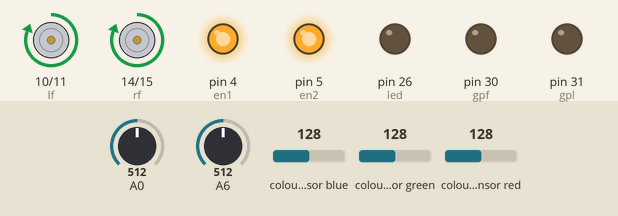
Bench run of a sketch on a simulated Arduino Mega 2560, built with avr-gcc and run on an emulated ATmega2560. Shown: motor-driver pin pairs drawn as motors (green arrow = first pin HIGH = forward, orange = second pin HIGH = backward, longer = more drive), output pins drawn as LEDs (lit = HIGH). Wiring (inferred from the names in the program): TCS3200 colour sensor: output pin 8; S2 pin 6; S3 pin 7; S0 pin 44; S1 pin 42. The test bench sets the inputs (shaded band); at power-on: A0 = 512, A6 = 512, colour sensor blue 128, colour sensor green 128, colour sensor red 128. Pins used as bus, display or sensor lines are not drawn; what the sketch prints to the serial monitor is not drawn.

Above: at 0.1 s.
At 1.7 s:
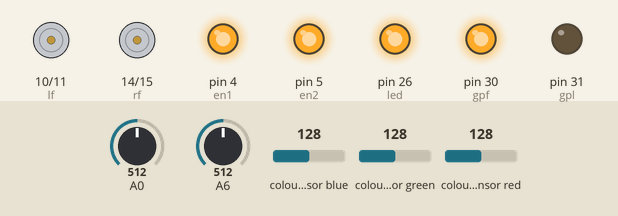
At 3.7 s:
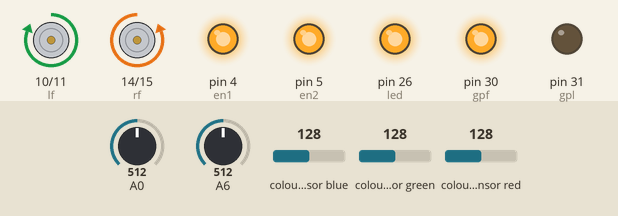
At 8.0 s:
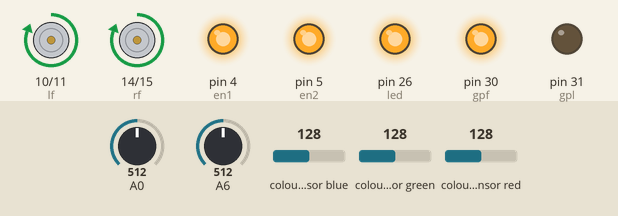
At 9.0 s:
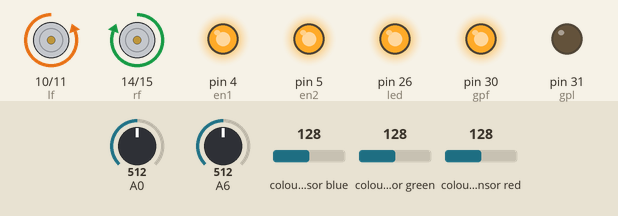
Timing chart, 0 to 10.5 s (numbered marks = the images above):
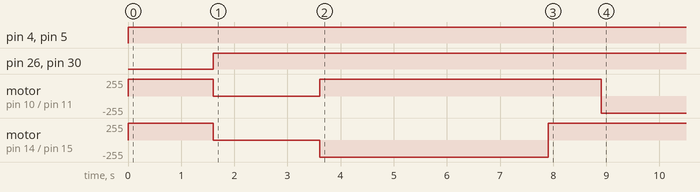

Measured:
- by itself, pin 4 (en1), pin 5 (en2): LOW → HIGH at 0.00 s
- by itself, pin 26 (led), pin 30 (gpf): LOW → HIGH at 1.6 s
- by itself, motor on pin 10 (lf) / pin 11 (lb): stopped → forward 255/255 at 0.00 s, → stopped 1.6 s later, → forward 255/255 2.0 s later, → backward 255/255 5.3 s later
- by itself, motor on pin 14 (rf) / pin 15 (rb): stopped → forward 255/255 at 0.00 s, → stopped 1.6 s later, → backward 255/255 2.0 s later, → forward 255/255 4.3 s later

The sketch:

proto.ino
```cpp
//__________________________________________color sensor variables
#define S0 44
#define S1 42
#define S2 6
#define S3 7
#define sensorOut 8
#define OE 40
int frequency = 0;
int rgb[3]={1000,1000,1000};
int pick=0;
//__________________________________________traversal variables
#define rf 14
#define rb 15
#define lf 10
#define lb 11
#define en1 4
#define en2 5
#define gpf 30
#define gpl 31
#define led 26
char curr;
//__________________________________________line follower variables
int s0 = 0;
int s1 = 0;
int s2 = 0;
int s3 = 0;
int s4 = 0;
int s5 = 0;
int s6 = 0;
int flag=0;
void detect(int* rgb);
void pickblock(){
  pick=1;
  Serial.print("pickblock");
  digitalWrite(led,HIGH);
  digitalWrite(rf,LOW);
  digitalWrite(rb,LOW);
  digitalWrite(lf,LOW);
  digitalWrite(lb,LOW);
  digitalWrite(gpf,HIGH);
  digitalWrite(gpl,LOW);
  delay(2000);
}
void dropblock(){
  pick=0;
  digitalWrite(led,LOW);
  digitalWrite(gpf,LOW);
  digitalWrite(gpl,HIGH);
  delay(600);
  digitalWrite(gpl,LOW);
  //buffer for align back
  digitalWrite(rf,LOW);
  digitalWrite(lf,LOW);
  digitalWrite(lb,HIGH);
  digitalWrite(rb,HIGH);
  delay(1500);
}
void cl(){
  if(flag)
  {
    s1 = analogRead(0);//Signal pin 2 on the board
  Serial.print(" ");
  Serial.print(s1);
  s3 = analogRead(7);
  s5 = analogRead(6);//Signal pin 6 on the board
  Serial.print(" ");
  Serial.print(s5);
  Serial.print(" ");
  Serial.print(s3);
  digitalWrite(rf,LOW);
  digitalWrite(rb,HIGH);
  digitalWrite(lf,HIGH);
  digitalWrite(lb,LOW);
  delay(1000);
  while((s5>400 || s1>400)){
  s1 = analogRead(0);//Signal pin 2 on the board
  Serial.print(" ");
  Serial.print(s1);
  s5 = analogRead(6);//Signal pin 6 on the board
  Serial.print(" ");
  Serial.print(s5);
  }
  Serial.print("exitleft");
  flag=0;
  return;
  }
  Serial.print("clockwise");
  digitalWrite(rf,LOW);
  digitalWrite(rb,HIGH);
  digitalWrite(lf,HIGH);
  digitalWrite(lb,LOW);
  delay(4000);     //calibrate we can't use line follower for this
  s1 = analogRead(0);//Signal pin 2 on the board
  Serial.print(" ");
  Serial.print(s1);
  s5 = analogRead(6);//Signal pin 6 on the board
  Serial.print(" ");
  Serial.print(s5);
  while(s1<400 && s5<400)
  {
  s1 = analogRead(0);//Signal pin 2 on the board
  Serial.print(" ");
  Serial.print(s1);
  s5 = analogRead(6);//Signal pin 6 on the board
  Serial.print(" ");
  Serial.print(s5);
  digitalWrite(rf,LOW);
  digitalWrite(rb,HIGH);
  digitalWrite(lf,HIGH);
  digitalWrite(lb,LOW);
  Serial.println("cl");
  }
}
void cc(){
  if(flag)
  {
  s1 = analogRead(0);//Signal pin 2 on the board
  s3 = analogRead(7);
  Serial.print(" ");
  Serial.print(s1);
  s5 = analogRead(6);//Signal pin 6 on the board
  Serial.print(" ");
  Serial.print(s5);
  digitalWrite(rf,HIGH);
    digitalWrite(rb,LOW);
    digitalWrite(lf,HIGH);
    digitalWrite(lb,LOW);
    delay(1000);
  digitalWrite(rf,HIGH);
    digitalWrite(rb,LOW);
    digitalWrite(lf,LOW);
    digitalWrite(lb,HIGH);
    delay(2000);
  while((s5>400 || s1>400)){
  s1 = analogRead(0);//Signal pin 2 on the board
  Serial.print(" ");
  Serial.print(s1);
  s5 = analogRead(6);//Signal pin 6 on the board
  Serial.print(" ");
  Serial.print(s5);
  }
  Serial.print("exitleft");
  flag=0;
  return;
  }
  digitalWrite(rf,HIGH);
  digitalWrite(rb,LOW);
  digitalWrite(lf,LOW);
  digitalWrite(lb,HIGH);
  delay(2000);      //calibrate we can't use line follower for this
  s1 = analogRead(0);//Signal pin 2 on the board
  Serial.print(" ");
  Serial.print(s1);
  s5 = analogRead(6);//Signal pin 6 on the board
  Serial.print(" ");
  Serial.print(s5);
  while(s1<400 && s5<400)
  {
    s1 = analogRead(0);//Signal pin 2 on the board
    Serial.print(" ");
    Serial.print(s1);
    s5 = analogRead(6);//Signal pin 6 on the board
    Serial.print(" ");
    Serial.print(s5);
    digitalWrite(rf,HIGH);
    digitalWrite(rb,LOW);
    digitalWrite(lf,LOW);
    digitalWrite(lb,HIGH);
    Serial.println("cc");
  }
}
void go(){
  Serial.println("gogogogogogogo");
  digitalWrite(en1,HIGH);
  digitalWrite(en2,HIGH);
  digitalWrite(rf,HIGH);
  digitalWrite(lf,HIGH);
  digitalWrite(rb,LOW);
  digitalWrite(lb,LOW);
  delay(1000);
  align();
}
void align(){
  s1 = analogRead(0);//Signal pin 2 on the board
  Serial.print(" ");
  Serial.print(s1);
  s5 = analogRead(6);//Signal pin 6 on the board
  Serial.print(" ");
  Serial.println(s5);
  detect(rgb);
  if((rgb[0]>400 && rgb[1]>150 && rgb[2]>400) || pick==1){
  if(s1>400 && s5<400)//Move right
  {
    Serial.print(" RIGHT");
    digitalWrite(rf,HIGH);
    digitalWrite(rb,LOW);
    digitalWrite(lf,LOW);
    digitalWrite(lb,HIGH);
  }

  else if(s5>400 && s1<400)//Move left
  {

    Serial.print(" LEFT");
    digitalWrite(rf,LOW);
    digitalWrite(rb,HIGH);
    digitalWrite(lf,HIGH);
    digitalWrite(lb,LOW);
  }
  else if((s1>400 && s5>400))//Stop if all the sensors give low or block detected
  {
    Serial.println(" STOP");
    digitalWrite(rf,LOW);
    digitalWrite(lf,LOW);
    digitalWrite(lb,LOW);
    digitalWrite(rb,LOW);
    return;
  }
  else
  {
    Serial.println(" FORWARD");
    digitalWrite(rf,HIGH);
    digitalWrite(lf,HIGH);
    digitalWrite(lb,LOW);
    digitalWrite(rb,LOW);
  }
  align();
  }
  else{
    rgb[0]=1000;rgb[1]=1000;rgb[2]=1000;
  }
}
void alignback(){
  flag=1;
  Serial.println("alignback");
  s1 = analogRead(0);//Signal pin 2 on the board
  Serial.print(" ");
  Serial.print(s1);
  s5 = analogRead(6);//Signal pin 6 on the board
  Serial.print(" ");
  Serial.print(s5);
  if(s1>400 && s5<400)//Move left
  {
    Serial.println(" LEFT");
    digitalWrite(rf,HIGH);
    digitalWrite(rb,LOW);
    digitalWrite(lf,LOW);
    digitalWrite(lb,HIGH);
  }

  else if(s5>400 && s1<400)//Move right
  {
    Serial.println(" RIGHT");
    digitalWrite(rf,LOW);
    digitalWrite(rb,HIGH);
    digitalWrite(lf,HIGH);
    digitalWrite(lb,LOW);
  }
  else if(s1>400 && s5>400)//Stop if all the sensors give low
  {
    Serial.println(" STOP");
    digitalWrite(rf,LOW);
    digitalWrite(lf,LOW);
    digitalWrite(lb,LOW);
    digitalWrite(rb,LOW);
    Serial.println("beforereturn");
    return;
  }
  else
  {
    Serial.println(" BACKWARD");
    digitalWrite(rf,LOW);
    digitalWrite(lf,LOW);
    digitalWrite(lb,HIGH);
    digitalWrite(rb,HIGH);
  }
  delay(50);
  alignback();

}
void detect(int* rgb){
  Serial.println("detectdetect");
  // Setting red filtered photodiodes to be read
  digitalWrite(S2,LOW);
  digitalWrite(S3,LOW);
  // Reading the output frequency
  frequency = pulseIn(sensorOut, LOW);
  // Printing the value on the serial monitor
  Serial.print("R= ");//printing name
  Serial.print(frequency);//printing RED color frequency
  rgb[0]=frequency;
  Serial.print("  ");
  delay(100);
  // Setting Green filtered photodiodes to be read
  digitalWrite(S2,HIGH);
  digitalWrite(S3,HIGH);
  // Reading the output frequency
  frequency = pulseIn(sensorOut, LOW);
  rgb[1]=frequency;
  // Printing the value on the serial monitor
  Serial.print("G= ");//printing name
  Serial.print(frequency);//printing GREEN color frequency
  Serial.print("  ");
  delay(100);
  // Setting Blue filtered photodiodes to be read
  digitalWrite(S2,LOW);
  digitalWrite(S3,HIGH);
  // Reading the output frequency
  frequency = pulseIn(sensorOut, LOW);
  // Printing the value on the serial monitor
  Serial.print("B= ");//printing name
  Serial.print(frequency);//printing BLUE color frequency
  rgb[2]=frequency;
  Serial.println("  ");
  delay(100);
}

void setup(){
  //__________________________________________line follower
  Serial.begin(9600);
  pinMode(A0,INPUT);
  pinMode(A1,INPUT);
  pinMode(A2,INPUT);
  pinMode(A3,INPUT);
  pinMode(A4,INPUT);
  pinMode(A5,INPUT);
  pinMode(A6,INPUT);
  //__________________________________________traversal
  pinMode(rf, OUTPUT);
  pinMode(rb, OUTPUT);
  pinMode(lf, OUTPUT);
  pinMode(lb, OUTPUT);
  pinMode(en1, OUTPUT);
  pinMode(en2, OUTPUT);
  //__________________________________________TCS3200
  pinMode(S0, OUTPUT);
  pinMode(S1, OUTPUT);
  pinMode(S2, OUTPUT);
  pinMode(S3, OUTPUT);
  pinMode(sensorOut, INPUT);
  pinMode(OE, OUTPUT);
  pinMode(gpf, OUTPUT);
  pinMode(gpl, OUTPUT);
  pinMode(led, OUTPUT);
  //__________________________________________Setting frequency-scaling to 20%
  digitalWrite(S0,HIGH);
  digitalWrite(S1,LOW);
  digitalWrite(OE,LOW);
  //__________________________________________bot detects final sequence
  char out[4];
  digitalWrite(en1,HIGH);
  digitalWrite(en2,HIGH);
  digitalWrite(rf,HIGH);
  digitalWrite(lf,HIGH);
  digitalWrite(rb,LOW);
  digitalWrite(lb,LOW);
  align();
  Serial.println("CHECKPOINT1");
  go();
  Serial.println("CHECKPOINT2");
  pickblock();
  Serial.println("CHECKPOINT3");
  cl();
  align();
  flag=1;
  Serial.println("CHECKPOINT4");
  cc();
  Serial.println("CHECKPOINT5");
  go();
  Serial.println("CHECKPOINT6");
  dropblock();
  cc();
  align();
  go();
  pickblock();
  cl();
  align();
  flag=1;
  cc();
  go();
  dropblock();
  digitalWrite(rf,LOW);
  digitalWrite(lf,LOW);
  digitalWrite(rb,LOW);
  digitalWrite(lb,LOW);
  Serial.println("end");
  }
void loop(){

}
```
